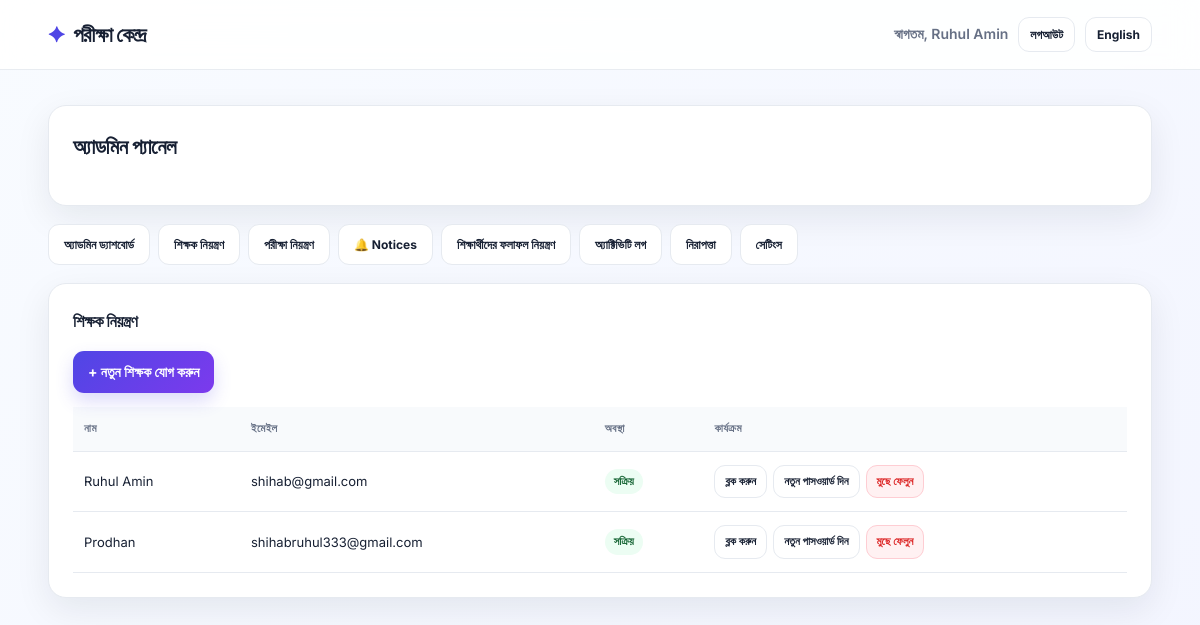
Screenshot of /admin/teachers.php (signed in) with the database file from the repository.
### tables this page shows
CREATE TABLE users (
    id INTEGER PRIMARY KEY AUTOINCREMENT,
    name TEXT NOT NULL,
    email TEXT UNIQUE NOT NULL,
    password_hash TEXT NOT NULL,
    role TEXT NOT NULL DEFAULT 'teacher',      -- 'admin' or 'teacher'
    status TEXT NOT NULL DEFAULT 'pending',    -- 'pending', 'active', 'blocked'
    failed_attempts INTEGER NOT NULL DEFAULT 0,
    locked_until INTEGER NOT NULL DEFAULT 0,
    totp_secret TEXT,
    totp_enabled INTEGER NOT NULL DEFAULT 0,
    created_at INTEGER NOT NULL
);

### includes/lang.php (called while the page is built, shortened)
<?php
$LANG = $_SESSION['lang'];
function t($key)
{
    global $TRANSLATIONS, $LANG;
    return $TRANSLATIONS[$key][$LANG] ?? $key;
}

### admin/teachers.php (the view, shortened to what this page needs)
<?php
require_once __DIR__ . '/../includes/header.php';
$teachers = $pdo->query("SELECT * FROM users WHERE role = 'teacher' ORDER BY status = 'pending' DESC, id DESC")->fetchAll();
$statusBadge = [
    'pending' => ['status_pending', 'badge-pending'],
    'active'  => ['status_active', 'badge-active'],
    'blocked' => ['status_blocked', 'badge-blocked'],
];
?>
<div class="card">
    <h2><?= htmlspecialchars(t('admin_panel')) ?></h2>
</div>
<?php include __DIR__ . '/_nav.php'; ?>
<div class="card">
    <h3><?= htmlspecialchars(t('manage_teachers')) ?></h3>
    <p><a class="btn-primary" href="create_teacher.php"><?= htmlspecialchars(t('add_teacher_btn')) ?></a></p>
    <?php if (!$teachers): ?>
        <p class="muted"><?= htmlspecialchars(t('no_teachers_yet')) ?></p>
    <?php else: ?>
        <table class="admin-table">
            <tr>
                <th><?= htmlspecialchars(t('table_name')) ?></th>
                <th><?= htmlspecialchars(t('table_email')) ?></th>
                <th><?= htmlspecialchars(t('table_status')) ?></th>
                <th><?= htmlspecialchars(t('table_actions')) ?></th>
            </tr>
            <?php foreach ($teachers as $tRow): $badge = $statusBadge[$tRow['status']] ?? ['status_pending', 'badge-pending']; ?>
                <tr>
                    <td><?= htmlspecialchars($tRow['name']) ?></td>
                    <td><?= htmlspecialchars($tRow['email']) ?></td>
                    <td><span class="badge <?= $badge[1] ?>"><?= htmlspecialchars(t($badge[0])) ?></span></td>
                    <td>
                        <div class="actions-cell">
                            <?php if ($tRow['status'] === 'blocked'): ?>
                                <form method="post" action="teacher_action.php">
                                    <?= csrf_field() ?>
                                    <input type="hidden" name="teacher_id" value="<?= (int)$tRow['id'] ?>">
                                    <input type="hidden" name="action" value="unblock">
                                    <button type="submit" class="btn-ghost"><?= htmlspecialchars(t('action_unblock')) ?></button>
                                </form>
                            <?php elseif ($tRow['status'] === 'active'): ?>
                                <form method="post" action="teacher_action.php">
                                    <button type="submit" class="btn-ghost"><?= htmlspecialchars(t('action_block')) ?></button>
                                </form>
                            <?php endif; ?>
                            <form method="post" action="teacher_action.php" onsubmit="return confirm('<?= htmlspecialchars(t('confirm_reset_password'), ENT_QUOTES) ?>');">
                                <button type="submit" class="btn-ghost"><?= htmlspecialchars(t('action_reset_password')) ?></button>
                            </form>
                            <form method="post" action="teacher_action.php" onsubmit="return confirm('<?= htmlspecialchars(t('confirm_delete_teacher'), ENT_QUOTES) ?>');">
                                <button type="submit" class="btn-danger"><?= htmlspecialchars(t('action_delete')) ?></button>
                            </form>
                        </div>
                    </td>
                </tr>
            <?php endforeach; ?>
        </table>
    <?php endif; ?>
</div>
<?php require_once __DIR__ . '/../includes/footer.php'; ?>

### assets/style.css (style rules this page uses)
:root { --bg:#f4f7fb;--surface:#fff;--surface2:#f8fafc;--text:#172033;--muted:#667085;--line:#e6eaf0;--primary:#4f46e5;--primary2:#7c3aed;--success:#16a34a;--danger:#dc2626;--warning:#d97706;--shadow:0 12px 35px rgba(15,23,42,.08);--radius:18px }
* { box-sizing:border-box }
html { scroll-behavior:smooth }
body { margin:0;background:linear-gradient(135deg,#f8fbff,#f3f5ff);color:var(--text);font-family:Inter,system-ui,-apple-system,Segoe UI,sans-serif;font-size:14px;line-height:1.6 }
.card { background:var(--surface);border:1px solid var(--line);border-radius:var(--radius);padding:24px;margin:18px 0;box-shadow:var(--shadow) }
.card h2,.card h3 { margin-top:0;letter-spacing:-.5px }
.btn-primary,.btn-ghost,.btn-danger,.btn-gold,.link-btn,.btn-lang { display:inline-flex;align-items:center;justify-content:center;gap:7px;border:0;border-radius:11px;padding:10px 15px;font:inherit;font-weight:700;text-decoration:none;cursor:pointer;transition:.2s }
.btn-primary { background:linear-gradient(135deg,var(--primary),var(--primary2));color:#fff;box-shadow:0 8px 18px rgba(79,70,229,.2) }
.btn-ghost,.link-btn { background:#fff;color:var(--text);border:1px solid var(--line) }
.btn-danger { background:#fff1f2;color:var(--danger);border:1px solid #fecdd3 }
table.admin-table,.sub-table { width:100%;border-collapse:separate;border-spacing:0;font-size:13px;overflow:hidden }
table.admin-table th,table.admin-table td,.sub-table th,.sub-table td { text-align:left;padding:13px 11px;border-bottom:1px solid var(--line);vertical-align:middle }
table.admin-table th,.sub-table th { background:#f8fafc;color:var(--muted);font-size:11px;text-transform:uppercase;letter-spacing:.4px }
.actions-cell { display:flex;gap:6px;flex-wrap:wrap }
.actions-cell form { margin:0 }
.actions-cell button,.actions-cell a { font-size:11px;padding:7px 10px }
.badge,.pill,.code-tag { display:inline-flex;align-items:center;border-radius:999px;font-size:11px;font-weight:700;padding:4px 9px }
.badge-active,.pill-ok { background:#ecfdf3;color:#166534 }

### rows the page displays
users: name "Ruhul Amin", email "shihab@gmail.com", status "সক্রিয়"
users: name "Prodhan", email "shihabruhul333@gmail.com", status "সক্রিয়"

### other values shown
t('site_title') "পরীক্ষা কেন্দ্র"
t('welcome_name') "স্বাগতম"
$__user['name'] "Ruhul Amin"
t('logout_btn') "লগআউট"
t('admin_panel') "অ্যাডমিন প্যানেল"
t('admin_dashboard') "অ্যাডমিন ড্যাশবোর্ড"
t('manage_teachers') "শিক্ষক নিয়ন্ত্রণ"
t('manage_exams') "পরীক্ষা নিয়ন্ত্রণ"
t('manage_submissions') "শিক্ষার্থীদের ফলাফল নিয়ন্ত্রণ"
t('nav_audit_log') "অ্যাক্টিভিটি লগ"
t('nav_security') "নিরাপত্তা"
t('nav_settings') "সেটিংস"
t('add_teacher_btn') "+ নতুন শিক্ষক যোগ করুন"
t('table_name') "নাম"
t('table_email') "ইমেইল"
